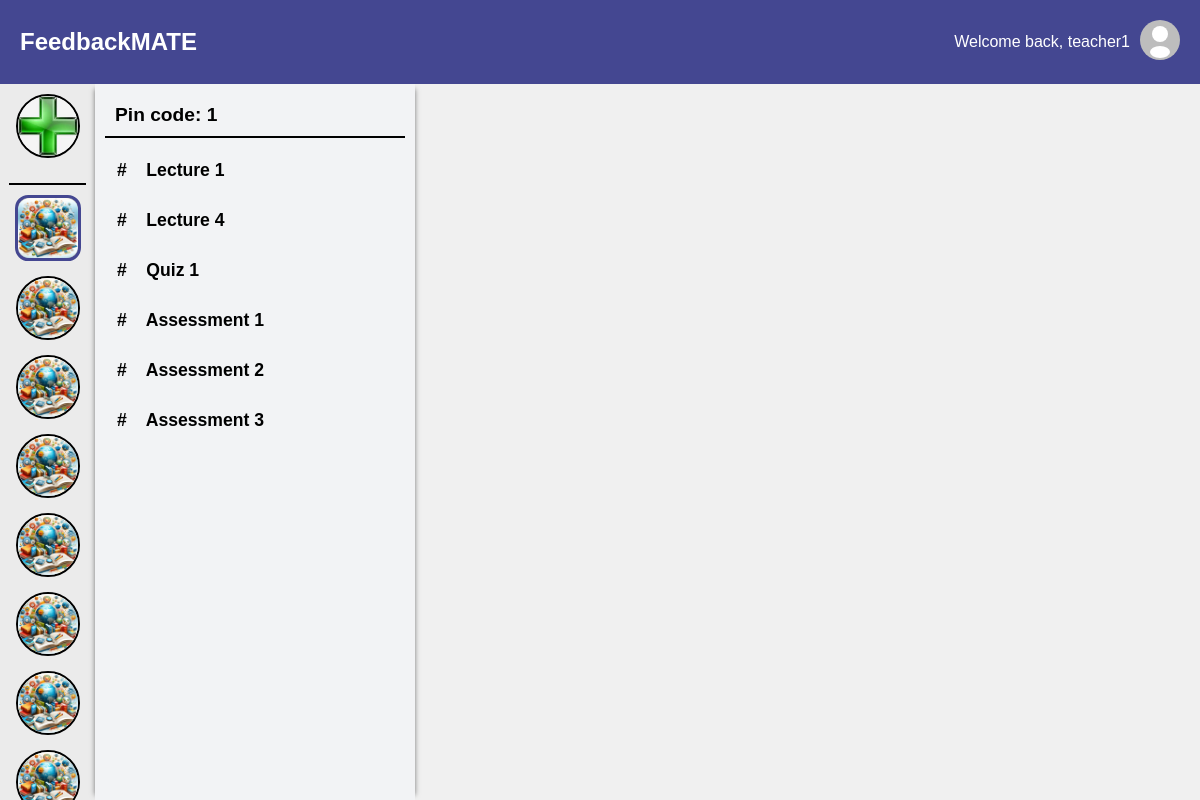
The page /teacher/channel/1/ (signed in) on the database its author committed.
### main/models.py (models this page shows, shortened)
class Channel(models.Model):
    name = models.CharField(max_length=70)
    user = models.ForeignKey(User, on_delete=models.CASCADE)
    description = models.TextField(max_length=500, blank=True)
    image = models.ImageField(upload_to=channel_image_path, default='img/channel_icon.jpg')

class Section(models.Model):
    channel = models.ForeignKey(Channel, on_delete=models.CASCADE)
    title = models.CharField(max_length=50)
    description = models.TextField(max_length=500, blank=True)

### main/views.py (the view)
# urls.py: path('teacher/channel/<int:channel_id>/', views.channel, name='channel-detail'),
def channel(request, channel_id):
    user_channels = Channel.objects.filter(user=request.user)
    current_channel = Channel.objects.get(id=channel_id)
    sections = Section.objects.filter(channel=current_channel)
    return render(request, 'channel_detail.html', {
        'username': request.user.username,
        'current_channel': current_channel,
        'sections': sections,
        'channels': user_channels,
    })

### main/templates/channel_detail.html (shortened to what this page needs)
{% extends 'teacher.html' %}
{% load static %}
{% block channel %}
    {% for channel in channels %}
    <div class="channel-icon-container {% if channel.id == current_channel.id %}selected-channel{% endif %}">
        <img src="{{ channel.image.url }}" alt="" class="channel-icon {% if channel.id == current_channel.id %}selected-channel-icon{% endif %}" onclick="location.href='{% url 'channel-detail' channel.id %}'">
    </div>
    {% endfor %}
{% endblock %}
{% block content %}
<div class="section-nav">
    <div class="pin-code-display">
        Pin code: {{ current_channel.id }}
    </div>
    {% for section in sections %}
      <div class="section-tooltip">
        <a href="{% url 'section' channel_id=section.channel.id section_id=section.id %}" class="section-item">
          #&nbsp;&nbsp;&nbsp; {{ section.title }}
        </a>
      </div>
    {% endfor %}
</div>
{% endblock %}

### main/templates/teacher.html (shortened to what this page needs)
<!DOCTYPE html>
<html lang="en">
{% load static %}
<head>
</head>
<body>
    <div class="app-container">
        <div class="header">
            <div class="logo">FeedbackMATE</div>
            <div class="user-info">
                <span class="welcome-text">Welcome back, {{ username }}</span>
                <div class="user-dropdown">
                    <svg width="40" height="40" viewBox="0 0 40 40" fill="none" xmlns="http://www.w3.org/2000/svg">
                        <circle cx="20" cy="20" r="20" fill="#BDBDBD"/>
                        <circle cx="20" cy="14" r="8" fill="white"/>
                        <ellipse cx="20" cy="32" rx="10" ry="6" fill="white"/>
                    </svg>
                </div>
            </div>
        </div>
        <div class="main-container">
            <div class="sidebar">
                <div class="channel-icon-container add-channel">
                    <img src="{% static 'img/add_channel_icon.jpg' %}" alt="Add Channel" class="channel-icon" onclick="location.href='{% url 'create-channel' %}'">
                </div>
                <div class="channel-divider"></div>
                {% block channel %}{% endblock %}
            </div>
            {% block content %}
            {% endblock %}
        </div>
    </div>
</body>
</html>

### main/templates/teacher.html (style rules this page uses)
body { font-family: Arial, sans-serif; margin: 0; padding: 0; background-color: #f0f0f0; }
.app-container { display: flex; flex-direction: column; max-height: 100vh; }
.header { display: flex; justify-content: space-between; align-items: center; padding: 20px; background-color: #444791; color: white; }
.logo { font-size: 24px; font-weight: bold; }
.user-info { display: flex; align-items: center; }
.welcome-text { margin-right: 10px; }
.user-dropdown { position: relative; }
.main-container { display: flex; flex-grow: 1; overflow: hidden; }
.sidebar { width: 75px; background-color: #EBEBEB; min-height: 100vh; padding: 10px; display: flex; flex-direction: column; align-items: center; flex-shrink: 0; -ms-overflow-style: none; scrollbar-width: none; overflow-y: scroll; overflow-x: visible; }
.channel-divider { height: 0; background-color: black; border: 1px solid black; width: 100%; margin-top: 10px; margin-bottom: 10px; top: 0; z-index: 10; }
.add-channel { margin-bottom: 10px; border-bottom: 2px solid black; }
.channel-icon-container { position: relative; margin-bottom: 15px; border: 2px solid black; border-radius: 50%; width: 60px; height: 60px; display: flex; justify-content: center; align-items: center; transition: border-radius 0.1s; }
.channel-icon { max-width: 100%; max-height: 100%; border-radius: 50%; }

### main/templates/channel_detail.html (style rules this page uses)
.section-nav { background-color: #F2F3F5; padding: 10px; box-shadow: 5px 0 5px -5px rgba(0,0,0,0.5), -5px 0 5px -5px rgba(0,0,0,0.5); width: 300px; min-width: 300px; }
.pin-code-display { padding: 10px; margin-bottom: 10px; border-bottom: 2px solid black; background-color: #F2F3F5; text-align: left; font-weight: bold; font-size: 1.2em; }
.section-item { display: block; padding: 10px; margin: 5px 0; text-decoration: none; font-weight: bold; font-size: 1.1em; color: #000000; border-radius: 4px; transition: background-color 0.3s, box-shadow 0.3s; border: 2px solid transparent; width: 300px; min-width: 300px; box-sizing: border-box; overflow: hidden; white-space: nowrap; text-overflow: ellipsis; }
.selected-channel { position: relative; border: 3px solid #444791; border-radius: 20%; background-color: #BCBCBF; }
.selected-channel-icon { max-width: 100%; max-height: 100%; border-radius: 20%; }

### rows shown on the page
Channel: image (picture), id "1"
Channel: image (picture)
Channel: image (picture)
Channel: image (picture)
Channel: image (picture)
Channel: image (picture)
Channel: image (picture)
Channel: image (picture)
Section: title "Lecture 1"
Section: title "Lecture 4"
Section: title "Quiz 1"
Section: title "Assessment 1"
Section: title "Assessment 2"
Section: title "Assessment 3"

### other values the page prints
{{ username }} "teacher1"
